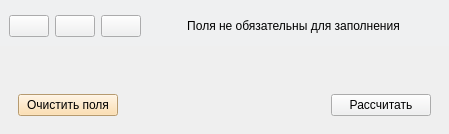
      <widget class="QWidget" name="paintTab">
       <property name="locale">
        <locale language="Russian" country="Russia"/>
       </property>
       <attribute name="title">
        <string>Расчет краски</string>
       </attribute>
       <layout class="QVBoxLayout" name="verticalLayout_2" stretch="0,1">
        <property name="leftMargin">
         <number>0</number>
        </property>
        <property name="topMargin">
         <number>0</number>
        </property>
        <property name="rightMargin">
         <number>0</number>
        </property>
        <property name="bottomMargin">
         <number>0</number>
        </property>
        <item>
         <widget class="QWidget" name="pcTopWidget" native="true">
          <property name="palette">
           <palette>
            <active>
             <colorrole role="Window">
              <brush brushstyle="SolidPattern">
               <color alpha="255">
                <red>204</red>
                <green>204</green>
                <blue>204</blue>
               </color>
              </brush>
             </colorrole>
            </active>
            <inactive>
             <colorrole role="Window">
              <brush brushstyle="SolidPattern">
               <color alpha="255">
                <red>239</red>
                <green>240</green>
                <blue>241</blue>
               </color>
              </brush>
             </colorrole>
            </inactive>
            <disabled>
             <colorrole role="Window">
              <brush brushstyle="SolidPattern">
               <color alpha="255">
                <red>204</red>
                <green>204</green>
                <blue>204</blue>
               </color>
              </brush>
             </colorrole>
            </disabled>
           </palette>
          </property>
          <property name="autoFillBackground">
           <bool>true</bool>
          </property>
          <property name="styleSheet">
           <string notr="true"/>
          </property>
          <layout class="QVBoxLayout" name="verticalLayout_7" stretch="1,0">
           <property name="spacing">
            <number>6</number>
           </property>
           <property name="leftMargin">
            <number>9</number>
           </property>
           <property name="topMargin">
            <number>9</number>
           </property>
           <property name="rightMargin">
            <number>9</number>
           </property>
           <property name="bottomMargin">
            <number>9</number>
           </property>
           <item>
            <widget class="QWidget" name="pcComboBoxWidget" native="true">
             <property name="autoFillBackground">
              <bool>false</bool>
             </property>
             <layout class="QHBoxLayout" name="pcComboBoxLayout" stretch="1,0,0">
              <property name="leftMargin">
               <number>0</number>
              </property>
              <property name="topMargin">
               <number>0</number>
              </property>
              <property name="rightMargin">
               <number>0</number>
              </property>
              <property name="bottomMargin">
               <number>0</number>
              </property>
              <item>
               <widget class="NamedField" name="paintPresetField" native="true"/>
              </item>
              <item>
               <widget class="NamedField" name="paintTypeField" native="true"/>
              </item>
              <item>
               <widget class="NamedField" name="materialTypeField" native="true"/>
              </item>
             </layout>
            </widget>
           </item>
           <item>
            <widget class="QWidget" name="widget" native="true">
             <property name="autoFillBackground">
              <bool>false</bool>
             </property>
             <layout class="QHBoxLayout" name="horizontalLayout">
              <property name="leftMargin">
               <number>0</number>
              </property>
              <property name="topMargin">
               <number>0</number>
              </property>
              <property name="rightMargin">
               <number>0</number>
              </property>
              <property name="bottomMargin">
               <number>0</number>
              </property>
              <item>
               <layout class="QHBoxLayout" name="lcButtonLayout_2" stretch="0,0,0,1">
                <item>
                 <widget class="QPushButton" name="pcCreatePresetButton">
                  <property name="sizePolicy">
                   <sizepolicy hsizetype="Minimum" vsizetype="Fixed">
                    <horstretch>0</horstretch>
                    <verstretch>0</verstretch>
                   </sizepolicy>
                  </property>
                  <property name="palette">
                   <palette>
                    <active>
                     <colorrole role="Button">
                      <brush brushstyle="SolidPattern">
                       <color alpha="255">
                        <red>169</red>
                        <green>255</green>
                        <blue>155</blue>
                       </color>
                      </brush>
                     </colorrole>
                    </active>
                    <inactive>
                     <colorrole role="Button">
                      <brush brushstyle="SolidPattern">
                       <color alpha="255">
                        <red>239</red>
                        <green>240</green>
                        <blue>241</blue>
                       </color>
                      </brush>
                     </colorrole>
                    </inactive>
                    <disabled>
                     <colorrole role="Button">
                      <brush brushstyle="SolidPattern">
                       <color alpha="255">
                        <red>169</red>
                        <green>255</green>
                        <blue>155</blue>
                       </color>
                      </brush>
                     </colorrole>
                    </disabled>
                   </palette>
                  </property>
                  <property name="toolTip">
                   <string>Создать пресет</string>
                  </property>
                  <property name="autoFillBackground">
                   <bool>false</bool>
                  </property>
                  <property name="icon">
                   <iconset>
                    <normaloff>assets/buttons/create_icon.svg</normaloff>assets/buttons/create_icon.svg</iconset>
                  </property>
                 </widget>
                </item>
                <item>
                 <widget class="QPushButton" name="pcUpdatePresetButton">
                  <property name="palette">
                   <palette>
                    <active>
                     <colorrole role="Button">
                      <brush brushstyle="SolidPattern">
                       <color alpha="255">
                        <red>188</red>
                        <green>242</green>
                        <blue>239</blue>
                       </color>
                      </brush>
                     </colorrole>
                    </active>
                    <inactive>
                     <colorrole role="Button">
                      <brush brushstyle="SolidPattern">
                       <color alpha="255">
                        <red>239</red>
                        <green>240</green>
                        <blue>241</blue>
                       </color>
                      </brush>
                     </colorrole>
                    </inactive>
                    <disabled>
                     <colorrole role="Button">
                      <brush brushstyle="SolidPattern">
                       <color alpha="255">
                        <red>188</red>
                        <green>242</green>
                        <blue>239</blue>
                       </color>
                      </brush>
                     </colorrole>
                    </disabled>
                   </palette>
                  </property>
                  <property name="toolTip">
                   <string>Обновить пресет</string>
                  </property>
                  <property name="autoFillBackground">
                   <bool>false</bool>
                  </property>
                  <property name="icon">
                   <iconset>
                    <normaloff>assets/buttons/update_icon.svg</normaloff>assets/buttons/update_icon.svg</iconset>
                  </property>
                 </widget>
                </item>
                <item>
                 <widget class="QPushButton" name="pcRemovePresetButton">
                  <property name="palette">
                   <palette>
                    <active>
                     <colorrole role="Button">
                      <brush brushstyle="SolidPattern">
                       <color alpha="255">
                        <red>255</red>
                        <green>215</green>
                        <blue>157</blue>
                       </color>
                      </brush>
                     </colorrole>
                    </active>
                    <inactive>
                     <colorrole role="Button">
                      <brush brushstyle="SolidPattern">
                       <color alpha="255">
                        <red>239</red>
                        <green>240</green>
                        <blue>241</blue>
                       </color>
                      </brush>
                     </colorrole>
                    </inactive>
                    <disabled>
                     <colorrole role="Button">
                      <brush brushstyle="SolidPattern">
                       <color alpha="255">
                        <red>255</red>
                        <green>215</green>
                        <blue>157</blue>
                       </color>
                      </brush>
                     </colorrole>
                    </disabled>
                   </palette>
                  </property>
                  <property name="toolTip">
                   <string>Удалить пресет</string>
                  </property>
                  <property name="autoFillBackground">
                   <bool>false</bool>
                  </property>
                  <property name="icon">
                   <iconset>
                    <normaloff>assets/buttons/remove_icon.svg</normaloff>assets/buttons/remove_icon.svg</iconset>
                  </property>
                 </widget>
                </item>
                <item>
                 <spacer name="horizontalSpacer_2">
                  <property name="orientation">
                   <enum>Qt::Horizontal</enum>
                  </property>
                  <property name="sizeHint" stdset="0">
                   <size>
                    <width>40</width>
                    <height>20</height>
                   </size>
                  </property>
                 </spacer>
                </item>
               </layout>
              </item>
              <item>
               <widget class="QLabel" name="label">
                <property name="text">
                 <string>Поля не обязательны для заполнения</string>
                </property>
                <property name="alignment">
                 <set>Qt::AlignCenter</set>
                </property>
                <property name="buddy">
                 <cstring>lcTopWidget</cstring>
                </property>
               </widget>
              </item>
              <item>
               <spacer name="horizontalSpacer">
                <property name="orientation">
                 <enum>Qt::Horizontal</enum>
                </property>
                <property name="sizeHint" stdset="0">
                 <size>
                  <width>40</width>
                  <height>20</height>
                 </size>
                </property>
               </spacer>
              </item>
             </layout>
            </widget>
           </item>
          </layout>
         </widget>
        </item>
        <item>
         <widget class="QWidget" name="pcBottomWidget" native="true">
          <layout class="QVBoxLayout" name="verticalLayout_8" stretch="1,0">
           <item>
            <layout class="QGridLayout" name="gridLayout" columnstretch="0,0">
             <property name="horizontalSpacing">
              <number>64</number>
             </property>
             <property name="verticalSpacing">
              <number>6</number>
             </property>
             <item row="1" column="0">
              <widget class="NamedField" name="pcDividerField" native="true">
               <property name="toolTip">
                <string>Поправочный коэффициент (делитель), присутствующий в исходной формуле</string>
               </property>
              </widget>
             </item>
             <item row="2" column="0">
              <widget class="NamedField" name="pcPercentageField" native="true"/>
             </item>
             <item row="0" column="0">
              <widget class="NamedField" name="pcConsumptionField" native="true"/>
             </item>
             <item row="2" column="1">
              <widget class="NamedField" name="pcCirculationField" native="true"/>
             </item>
             <item row="1" column="1">
              <widget class="NamedField" name="pcSheetLengthField" native="true"/>
             </item>
             <item row="0" column="1">
              <widget class="NamedField" name="pcSheetWidthField" native="true"/>
             </item>
             <item row="3" column="1">
              <widget class="NamedField" name="pcPaintReserveField" native="true"/>
             </item>
            </layout>
           </item>
           <item>
            <widget class="QWidget" name="horizontalWidget" native="true">
             <layout class="QHBoxLayout" name="horizontalLayout_2" stretch="1,2,1">
              <item>
               <widget class="QPushButton" name="pcClearFieldsButton">
                <property name="styleSheet">
                 <string notr="true">background-color: #ffd79b</string>
                </property>
                <property name="text">
                 <string>Очистить поля</string>
                </property>
               </widget>
              </item>
              <item>
               <widget class="NamedField" name="pcResultField" native="true"/>
              </item>
              <item>
               <widget class="QPushButton" name="pcCalculateButton">
                <property name="palette">
                 <palette>
                  <active>
                   <colorrole role="Button">
                    <brush brushstyle="SolidPattern">
                     <color alpha="255">
                      <red>169</red>
                      <green>255</green>
                      <blue>155</blue>
                     </color>
                    </brush>
                   </colorrole>
                  </active>
                  <inactive>
                   <colorrole role="Button">
                    <brush brushstyle="SolidPattern">
                     <color alpha="255">
                      <red>239</red>
                      <green>240</green>
                      <blue>241</blue>
                     </color>
                    </brush>
                   </colorrole>
                  </inactive>
                  <disabled>
                   <colorrole role="Button">
                    <brush brushstyle="SolidPattern">
                     <color alpha="255">
                      <red>169</red>
                      <green>255</green>
                      <blue>155</blue>
                     </color>
                    </brush>
                   </colorrole>
                  </disabled>
                 </palette>
                </property>
                <property name="text">
                 <string>Рассчитать</string>
                </property>
                <property name="autoDefault">
                 <bool>true</bool>
                </property>
               </widget>
              </item>
             </layout>
            </widget>
           </item>
          </layout>
         </widget>
        </item>
       </layout>
      </widget>
